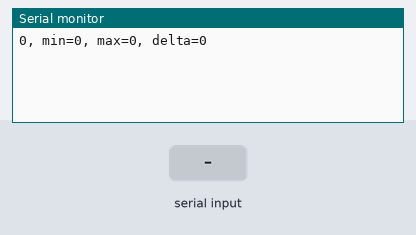
The sketch below on a simulated Arduino Mega 2560, built with avr-gcc and run on an emulated ATmega2560. On the bench: the last lines printed to the serial monitor. The inputs (shaded band) are chosen by the test bench.

Above: at 1.2 s.
1.3 s: "90,45\n" received over the second serial link
At 2.1 s:
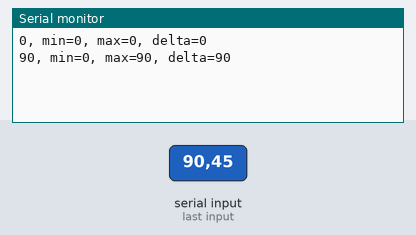
2.8 s: "30,150\n" received over the second serial link
At 3.6 s:
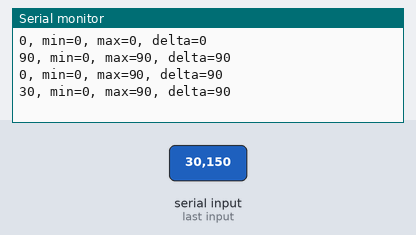
Timing chart, 0 to 5.8 s (numbered marks = the images above; inputs shaded):
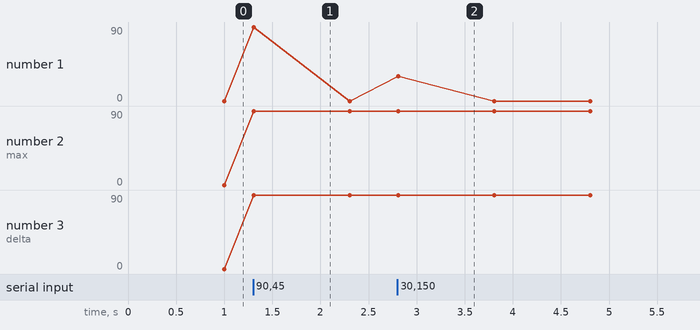

The sketch:

TOF10120.ino
```cpp
const int numReadings = 4;

int readings[numReadings];      // the readings from the analog input
int readIndex = 0;              // the index of the current reading
int total = 0;                  // the running total
int average = 0;                // the average

void setup() {
  Serial.begin(9600);
  Serial2.begin(9600);
}

void loop() {
  int distance = getDistance();
  total = total - readings[readIndex];
  readings[readIndex] = distance;
  total = total + readings[readIndex];
  if(readIndex++ >= numReadings)
      readIndex =0;
  int min = 10000;
  int max = 0;
  for( int i=0; i < numReadings; i++){
    if(readings[i] < min) min = readings[i];
    if(readings[i] > max) max = readings[i];
  }
  Serial.print(distance);
  Serial.print(", min="); Serial.print(min);
  Serial.print(", max="); Serial.print(max);
  Serial.print(", delta="); Serial.println(max-min);
}

int getDistance() {
  static byte buffer[8];
  memset(buffer, '\0', sizeof(buffer));
  Serial2.readBytesUntil('\n', buffer, sizeof(buffer));
  int distance = atoi(buffer);
  return distance;
}
```

Measured:
- after the input at 1.3 s, the serial monitor: prints a new line at once (image 1)
- after the input at 2.8 s, the serial monitor: prints a new line at once (image 2)
- plotted number 2: 0 → 90 after the input at 1.3 s
- plotted number 3: 0 → 90 after the input at 1.3 s
